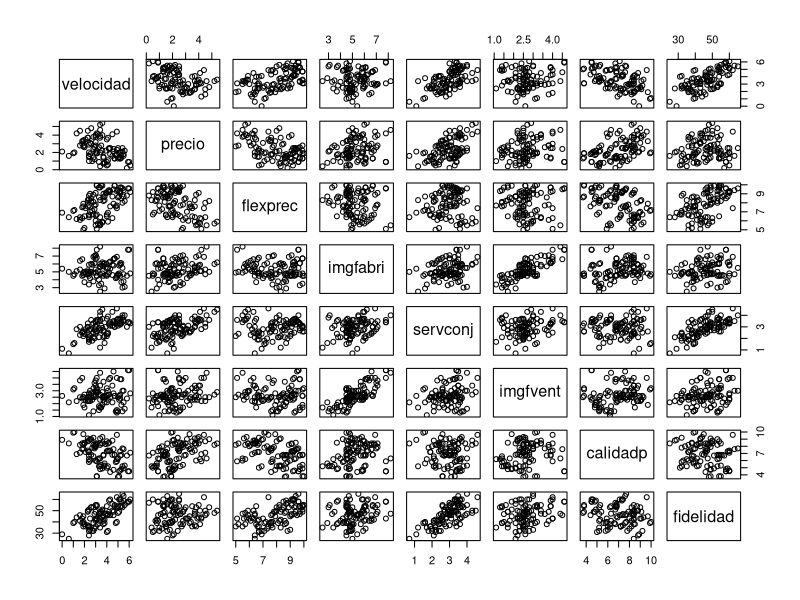
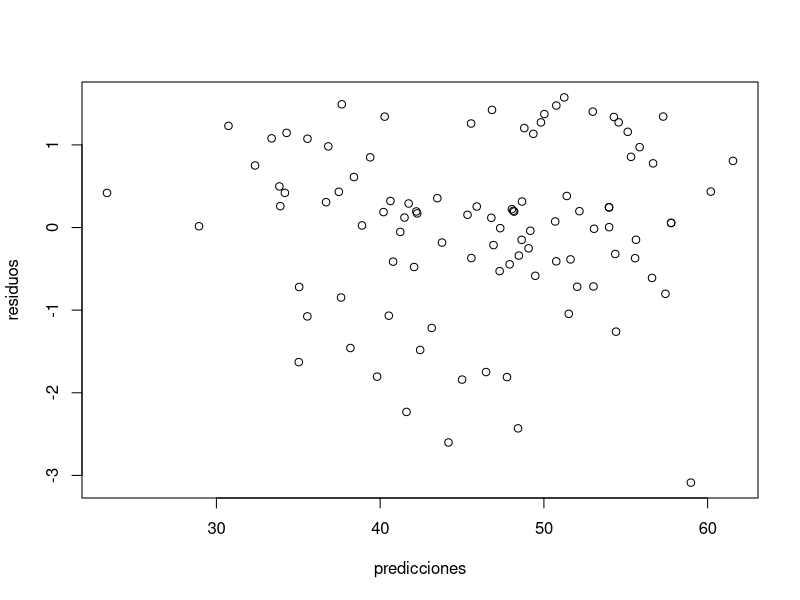
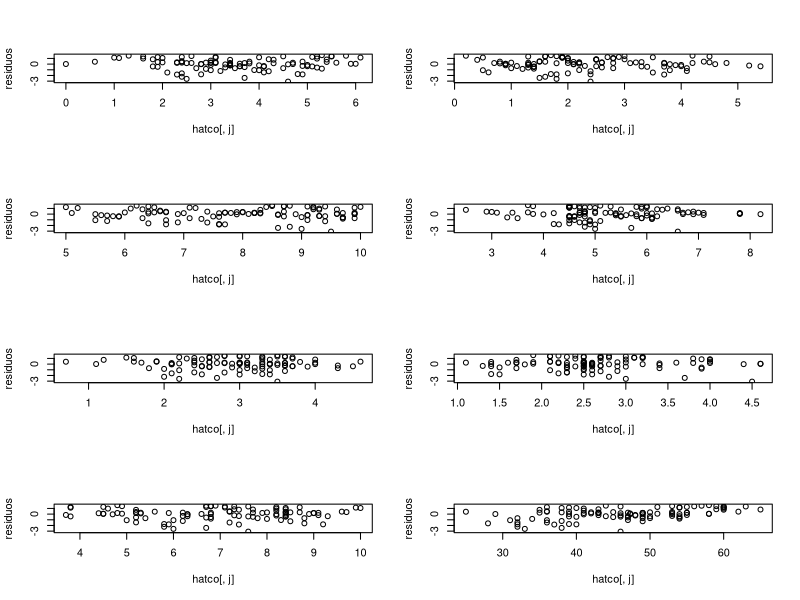
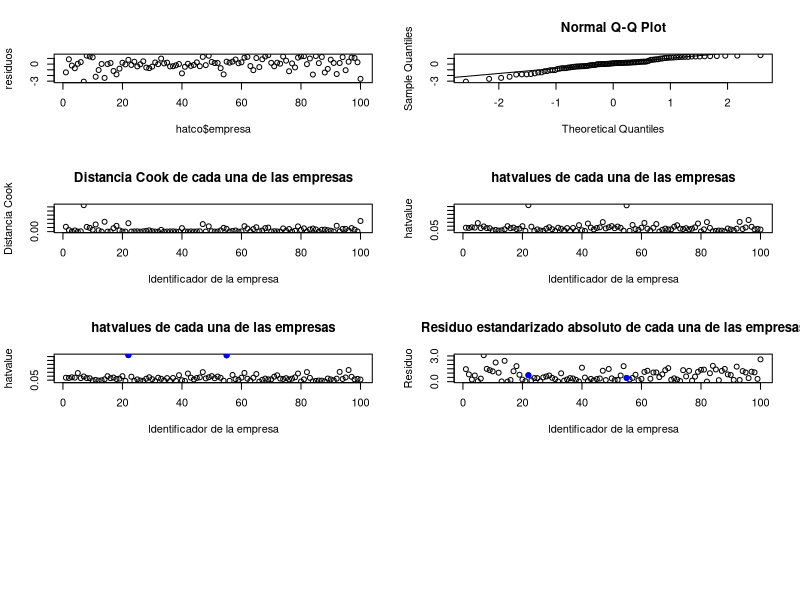

These figures' R source, in order:
## ---- chunk 1
hatco <- read.csv("hatco2.csv", header = TRUE, as.is = NA)
## ---- chunk 2
head(hatco, 10)
## ---- chunk 3
str(hatco)
## ---- chunk 4
plot(hatco[,c(6:13)])
## ---- chunk 5
mod1 <- lm(fidelidad~velocidad+precio+flexprec+imgfabri+servconj+imgfvent+calidadp, hatco)
mod1
## ---- chunk 6
print(summary(mod1))
## ---- chunk 7
anovares <- anova(mod1)
anovares
## ---- chunk 8
residuos <- rstandard(mod1)
predicciones <- mod1$fitted.values #' Las predicciones ya nos las da el objeto devuelto por lm
## ---- chunk 9
plot(predicciones, residuos)
## ---- chunk 10
par(mfrow=c(4,2))
for(j in 6:13){
  plot(hatco[, j], residuos)
}
## ---- chunk 11
plot(hatco$empresa, residuos)
## ---- chunk 12
# TODO -- no consigo instalar esta libreria
# library(lmtest)
# dwtest(modelo)
## ---- chunk 13
# Tomamos la media y desviacion de los residuos, porque estos parametros son necesarios para la
# funcion ks.test. Si no pasamos estos parametros, se supone media cero y desviacion 1
# Notar que deberian ser media cero y desviacion uno porque son residuos estandarizados. Pero tomamos
# estos valores por si han ocurrido errores numericos, paliarlos un poco
residuos.mean <- mean(residuos)
residuos.sd <- sd(residuos)


# Especificamos "pnorm" porque es la cdf de la distribucion con la que queremos comprobar
ks.test(residuos, "pnorm", residuos.mean, residuos.sd)
## ---- chunk 14
residuos.mean
residuos.sd
## ---- chunk 15
qqnorm(residuos)

# Usamos qqline para mostrar la linea que deberia seguir los datos para que al distribucion
# siguiese realmente una distribucion normal
qqline(residuos)
## ---- chunk 16
# Esta libreria no viene instalada por defecto, asi que hay que instalarla
# antes de usarla antes de usarla
# TODO -- descomentar cuando tenga instalada la libreria
# library(car)
## ---- chunk 17
# Selecciono aquellas filas que cumplen la condicion buscada
empresas_anomalas <- hatco[abs(residuos) > 2.5, ]$empresa
empresas_anomalas
## ---- chunk 18
# Selecciono aquellas filas que cumplen la condicion buscada
empresas_anomalas <- hatco[abs(residuos) > 2, ]$empresa
empresas_anomalas
## ---- chunk 19
distancias <- cooks.distance(mod1)
plot(
     hatco$empresa, distancias,
     main = "Distancia Cook de cada una de las empresas",
     ylab = "Distancia Cook",
     xlab = "Identificador de la empresa"
)
## ---- chunk 20
empresas_distancias_anomalas <- hatco[distancias > 0.05, ]$empresa
empresas_distancias_anomalas
## ---- chunk 21
# TODO -- descomentar cuando consiga instalar la libreria
# library(car)
# influenceIndexPlot(mod1)
## ---- chunk 22
hatvalues <- hatvalues(mod1)
plot(
    hatco$empresa, hatvalues,
    main = "hatvalues de cada una de las empresas",
    ylab = "hatvalue",
    xlab = "Identificador de la empresa"
)
## ---- chunk 23
empresas_hatvalues_anomalos <- hatco[hatvalues > 0.35, ]$empresa
empresas_hatvalues_anomalos
## ---- chunk 24
# Muestro graficamente estas empresas anomalas
plot(
    hatco$empresa, hatvalues,
    main = "hatvalues de cada una de las empresas",
    ylab = "hatvalue",
    xlab = "Identificador de la empresa"
)

# pch = 21 es para que el circulo salga rellenado y no vacio
points(empresas_hatvalues_anomalos, hatvalues[empresas_hatvalues_anomalos], col = "blue", pch = 19)
## ---- chunk 25
residuos_empresas_muy_influyentes <- residuos[empresas_hatvalues_anomalos]
residuos_empresas_muy_influyentes
## ---- chunk 26
# Muestro los residuos de todas las empresas
plot(
    hatco$empresa, abs(residuos),
    main = "Residuo estandarizado absoluto de cada una de las empresas",
    ylab = "Residuo",
    xlab = "Identificador de la empresa"
)

# Ahora localizo las dos empresas que estamos estudiando
# pch = 21 es para que el circulo salga rellenado y no vacio
points(
    empresas_hatvalues_anomalos, abs(residuos[empresas_hatvalues_anomalos]),
    col = "blue", pch = 19
)
## ---- chunk 27

# Repito este calculo porque hemos usado la misma variable para detectar
# anomalias con 2.0 en vez de con 2.5
empresas_anomalas <- hatco[abs(residuos) > 2.5, ]$empresa

# Filtramos el dataset
hatcoclean <- hatco[hatco$empresa != empresas_anomalas, ]

# Miramos que solo tengamos 98 filas en el dataset limpiado
nrow(hatcoclean)
## ---- chunk 28
mod2 <- lm(fidelidad~velocidad+precio+flexprec+imgfabri+servconj+imgfvent+calidadp, hatcoclean)
mod2
## ---- chunk 29
print(summary(mod2))
## ---- chunk 30
anovares <- anova(mod2)
anovares
